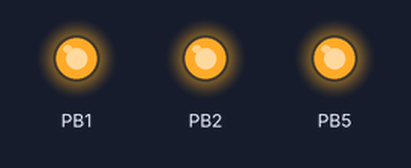
The program below on a simulated ATmega328P, built with avr-gcc and emulated at 16 MHz. Shown: output pins drawn as LEDs (lit = HIGH).

Above: at 0.5 s.
At 3.5 s:
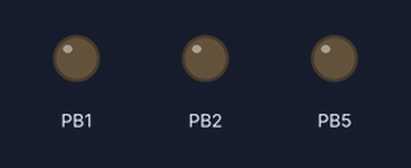
Timing chart, 0 to 4.6 s (numbered marks = the images above):
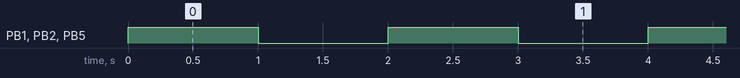

Measured:
- by itself, PB1, PB2, PB5: alternates HIGH for 1.0 s and LOW for 1.0 s

The program:

main.c
```c
/*
 * GccApplication5.c
 *
 * Created: 05-08-2026 12:50:48
 * Author : hp
 */

#define F_CPU 16000000
#include <avr/io.h>
#include <util/delay.h>
int main(void)
{
    DDRB |= (1 << DDB5);
	DDRB |= (1 << DDB2);
	DDRB |= (1 << DDB1);
    while (1)
    {
		PORTB |= (1 << PORTB5);
		PORTB |= (1 << PORTB2);
		PORTB |= (1 << PORTB1);
		_delay_ms(1000);
		PORTB &= ~(1 << PORTB5);
		PORTB &= ~(1 << PORTB2);
		PORTB &= ~(1 << PORTB1);
		_delay_ms(1000);
    }
}
```
